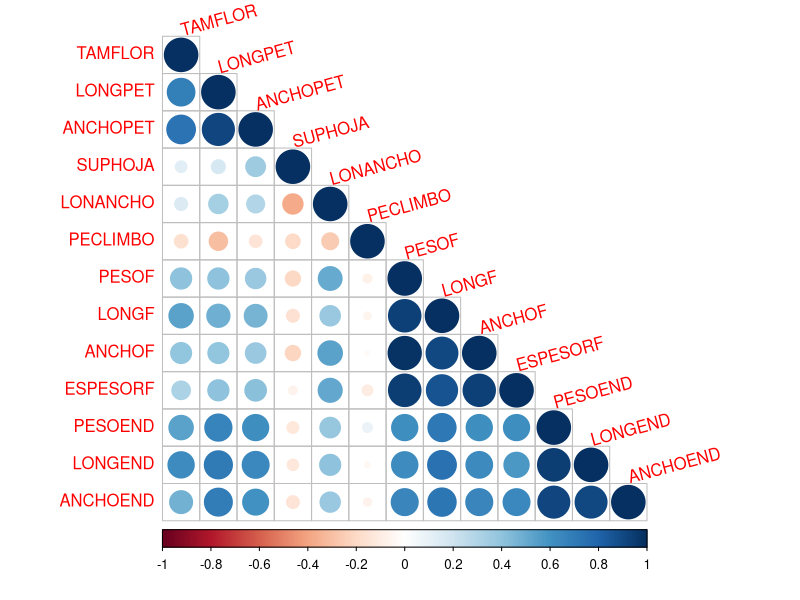
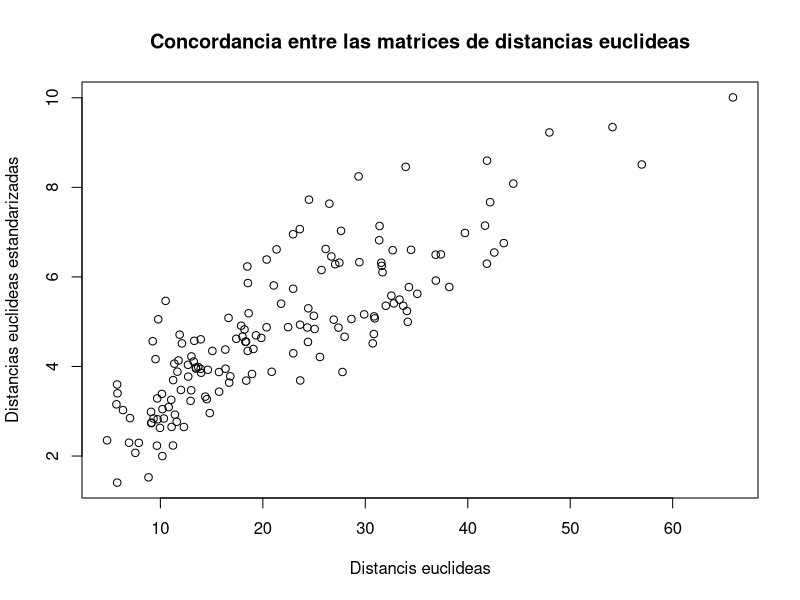
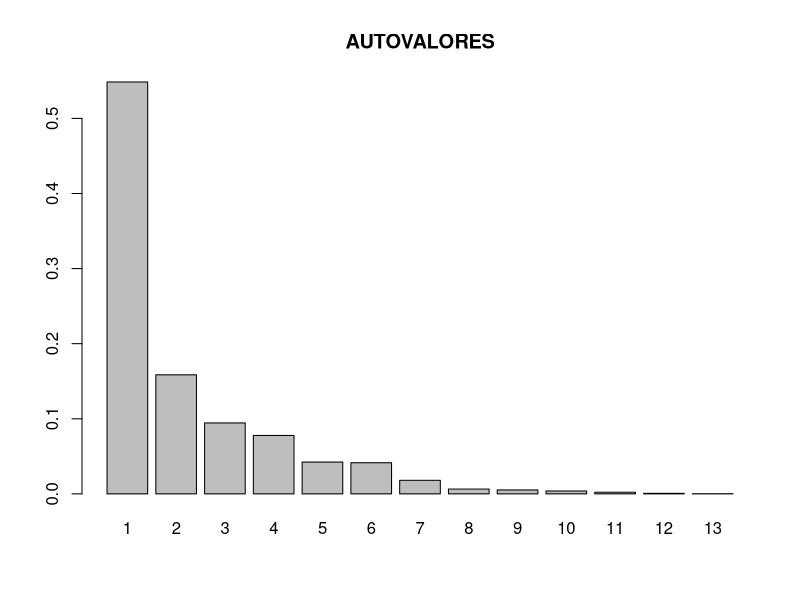
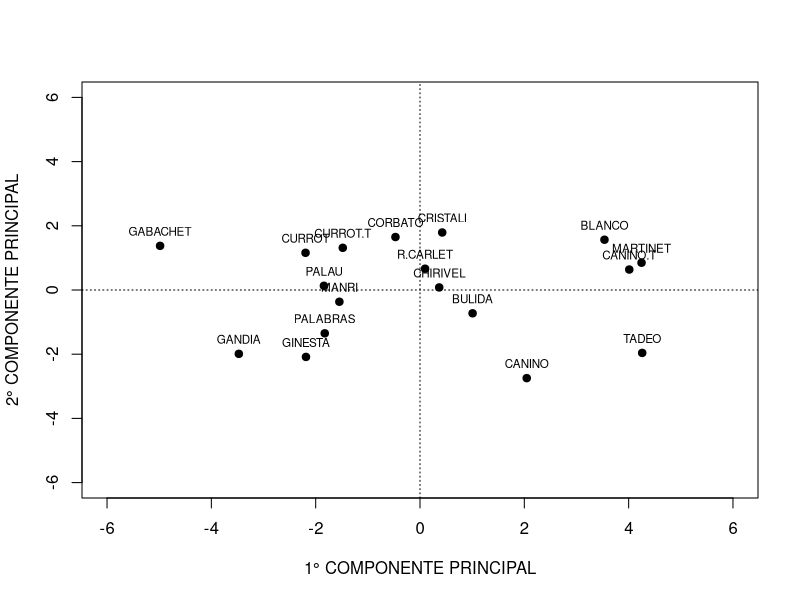
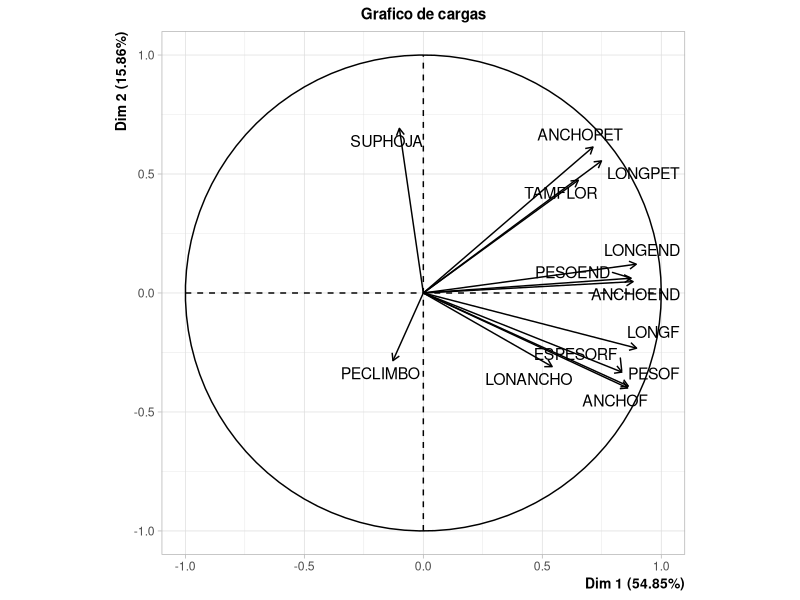
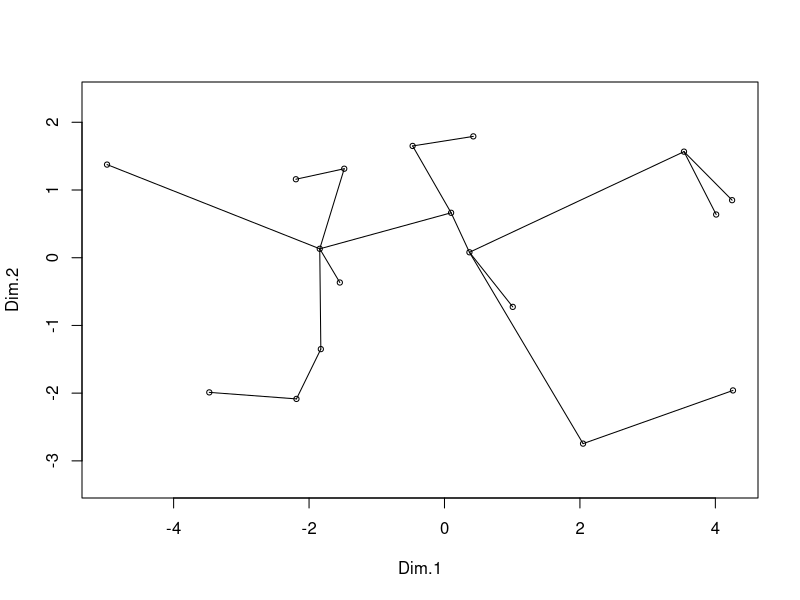
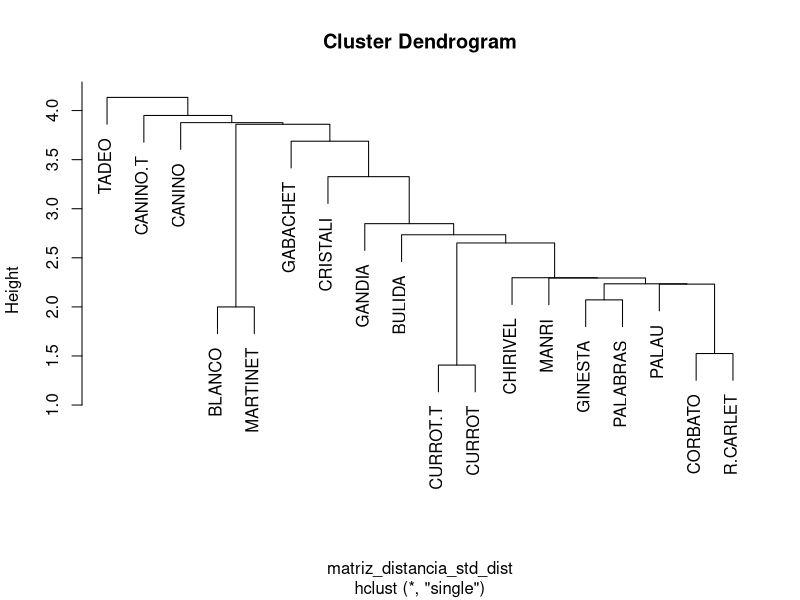
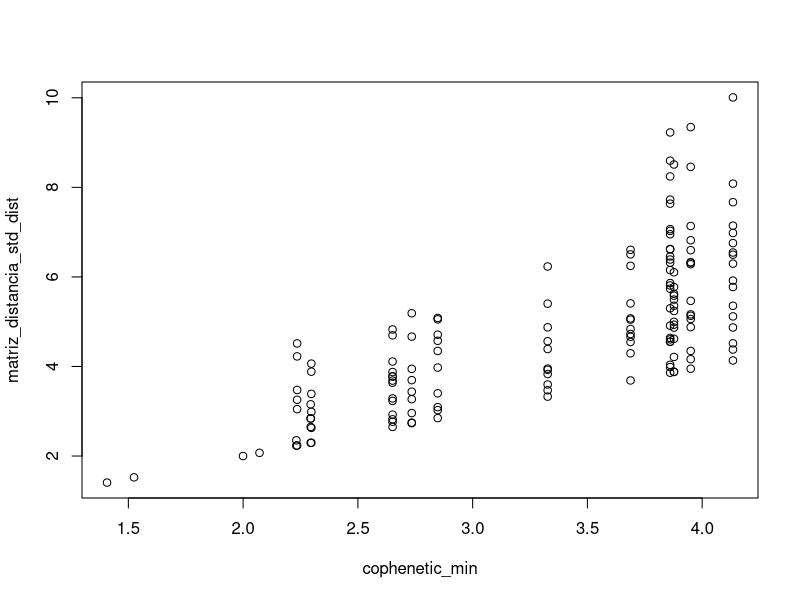

Here is the R script that generated these plots, in order:
## ---- chunk 1
knitr::opts_chunk$set(echo = TRUE, message = FALSE, warning = FALSE)
## ---- chunk 2
library(FactoMineR)
library(kableExtra)
library(tidyverse)
## ---- chunk 3
datos <- read_csv2(here::here("data", "raw", "DAMASCO.csv"))
## ---- chunk 4
glimpse(datos)
## ---- chunk 5
datos %>% 
    select(-VAR) %>% 
    summarise_all(mean) %>% 
    round(1) %>% 
    kable() %>% 
    kable_styling(font_size = 12) %>% 
    kable_classic_2()
## ---- chunk 6
datos %>% 
    select(-VAR) %>%  
    cov() %>%  
    round(1) %>% 
    kable() %>% 
    kable_styling(font_size = 12) %>% 
    kable_classic_2() 
## ---- chunk 7
datos %>% select(-VAR) %>%
    summarise_all(function(x) sd(x) / mean(x)) %>% 
    pivot_longer(cols = everything(), names_to = "VAR", values_to = "CV") %>% 
    arrange(desc(CV)) %>% 
    mutate(CV = round(CV, 1)) %>%
    kable() %>% 
    kable_styling(font_size = 12) %>% 
    kable_classic_2()
## ---- chunk 8
# No utilizamos la primer columna
datos_std = scale(datos[-1])
## ---- chunk 9
datos_std %>%
    as_tibble() %>% 
    summarise_all(function(x) sd(x, na.rm=TRUE) /  mean(x, na.rm=TRUE)) %>% 
    round(1)
## ---- chunk 10
datos %>% 
    select(-VAR) %>%
    cor() %>% 
    round(1)  %>% 
    kable() %>% 
    kable_styling(font_size = 12)%>% 
    kable_classic_2()
## ---- chunk 11
datos%>%
    select(-VAR) %>%
    cor() %>%
    corrplot::corrplot(
      method = "circle", 
      type = "lower", 
      tl.srt = 15
    )
## ---- chunk 12
dist = datos %>% 
    select(-VAR) %>% 
    data.frame()

rownames(dist) <- datos$VAR

matriz_distancia <- dist %>% 
    dist(method = "euclidean", diag = TRUE, upper = TRUE) %>% 
    as.matrix()

 matriz_distancia %>% 
    round(1) %>% 
    kable() %>% 
    kable_styling(font_size = 8) %>% 
    kable_classic_2()
## ---- chunk 13
matriz_distancia_df <- data.frame(
  "var1" = rep(colnames(matriz_distancia), each = ncol(matriz_distancia)), 
  "var2" = rep(colnames(matriz_distancia), ncol(matriz_distancia)),
  "distancia" = c(matriz_distancia)
)

matriz_distancia_df %>%
    filter(
      rep(
          1:ncol(matriz_distancia),
          each = ncol(matriz_distancia)
      ) > 
      rep(
          1:ncol(matriz_distancia),
          times = ncol(matriz_distancia)
      )
  ) %>%
  arrange(distancia) %>%
  head(3) %>%
  kable(col.names = c("Variedad 1", "Variedad 2", "Distancia")) %>% 
  kable_styling(font_size = 12, full_width = FALSE) %>% 
  kable_classic_2()
## ---- chunk 14
dist_std <- datos %>% 
    select(-VAR) %>% 
    scale() %>%
    data.frame()

rownames(dist_std) <- datos$VAR

matriz_distancia_std <- dist_std %>% 
    dist(method = "euclidean", diag = TRUE, upper = TRUE) %>% 
    as.matrix()

matriz_distancia_std %>%
    round(1) %>% 
    kable() %>% 
    kable_styling(font_size = 8) %>% 
    kable_classic_2()

## ---- chunk 15
matriz_distancia_std_df <- data.frame(
  "var1" = rep(colnames(matriz_distancia_std), each = ncol(matriz_distancia_std)), 
  "var2" = rep(colnames(matriz_distancia_std), ncol(matriz_distancia_std)),
  "distancia" = c(matriz_distancia_std)
)


matriz_distancia_std_df %>%
    filter(
      rep(
          1:ncol(matriz_distancia_std),
          each = ncol(matriz_distancia_std)
      ) > 
      rep(
          1:ncol(matriz_distancia_std),
          times = ncol(matriz_distancia_std)
      )
  ) %>%
  arrange(distancia) %>%
  head(3) %>%
  kable(col.names = c("Variedad 1", "Variedad 2", "Distancia")) %>% 
  kable_styling(font_size = 12, full_width = FALSE) %>% 
  kable_classic_2()

## ---- chunk 16
matriz_distancia_dist <- as.dist(matriz_distancia)
matriz_distancia_std_dist <- as.dist(matriz_distancia_std)
conc <- cor(matriz_distancia_dist, matriz_distancia_std_dist) %>%
      as_tibble() %>%
      round(2) %>%
      rename(CONCORDANCIA = value)
## ---- chunk 17
plot(
  matriz_distancia_dist, 
  matriz_distancia_std_dist, 
  ylab = "Distancias euclideas estandarizadas", 
  xlab = "Distancis euclideas", 
  main = "Concordancia entre las matrices de distancias euclideas"
)
## ---- chunk 18
datos_std <- data.frame(datos_std)
rownames(datos_std) <- datos$VAR

pca <- PCA(datos_std, ncp = 2, graph = FALSE)

pca$eig %>%
  data.frame() %>%
  rename(
    "Autovalores" = "eigenvalue", 
    "% varianza" = "percentage.of.variance", 
    "% varianza acumulada" = "cumulative.percentage.of.variance" 
  ) %>%
  kable() %>%
  kable_styling(full_width = FALSE) %>%
  kable_classic_2()
## ---- chunk 19
# Agregar linea que acumula.
prop_table = prop.table(pca$eig[, 1])
barplot(prop_table, main = "AUTOVALORES", names.arg = 1:nrow(pca$eig))
#lines(c(1, 13), c(0, 0.5))
## ---- chunk 20
pca$var$coord %>%
  kable() %>%
  kable_styling(full_width = FALSE) %>%
  kable_classic_2()
## ---- chunk 21
pc1 <- pca$ind$coord[, 1]
pc2 <- pca$ind$coord[, 2]
etiquetas <- rownames(pca$ind$coord)
plot(
  pc1,
  pc2, 
  ylab = "2° COMPONENTE PRINCIPAL", 
  xlab = "1° COMPONENTE PRINCIPAL", 
  xlim = c(-6, 6), 
  ylim = c(-6, 6),
  pch = 19
)
abline(h = 0, lty = 3)
abline(v = 0, lty = 3)
text(pc1, pc2, etiquetas, pos = 3, cex = 0.7)
## ---- chunk 22
plot(pca, choix = "var", title = "Grafico de cargas")
## ---- chunk 23
library(vegan)
## ---- chunk 24
mst <- spantree(matriz_distancia_std_dist)
plot(mst, pca$ind$coord)
# faltan las cp!
## ---- chunk 25
x <- as.matrix(datos_std)
cor <- cor(x)
autovalores_ <- eigen(cor)

round(autovalores_$values, 1) %>%
  kable(col.names = "AUTOVALORES") %>%
  kable_styling(full_width = FALSE) %>%
  kable_classic_2() 
## ---- chunk 26
round(autovalores_$vectors[, 1:2], 1) %>%
  kable(col.names = c("AUTOVECTOR 1", "AUTOVECTOR 2")) %>%
  kable_styling(full_width = FALSE) %>%
  kable_classic_2()
## ---- chunk 27
etiquetas <- rownames(pca$var$coord)
p <- as.matrix(autovalores_$vectors)
y <- x %*% p
colnames(y) <- etiquetas
rownames(y) <- datos$VAR

round(y, 1) %>%
  kable() %>%
  kable_classic_2()
## ---- chunk 28
dvs <- svd(x)

round(dvs$d, 1) %>%
  kable(col.names = "d")%>%
  kable_classic_2()
## ---- chunk 29
colnames(dvs$u) <- etiquetas

dvs$u %>%
  round(1) %>%
  kable() %>%
  kable_classic_2()
## ---- chunk 30
colnames(dvs$v) <- etiquetas

dvs$v %>%
  round(1) %>%
  kable() %>%
  kable_styling(full_width = FALSE) %>%
  kable_classic_2()
## ---- chunk 31
u <- dvs$u
v <- dvs$v
d <- diag(dvs$d, 13, 13)
ydvs <- u %*% d
colnames(ydvs) <- etiquetas
rownames(ydvs) <- datos$VAR

round(ydvs, 1) %>%
  kable() %>%
  kable_classic_2()
## ---- chunk 32
cluster_min <- hclust(matriz_distancia_std_dist, method = "single")
plot(cluster_min)
## ---- chunk 33
cophenetic_min = cophenetic(cluster_min)
plot(cophenetic_min, matriz_distancia_std_dist)
## ---- chunk 34
cor(cophenetic_min, matriz_distancia_std_dist)
## ---- chunk 35
cutree(cluster_min, k=6)
## ---- chunk 36
library(ape)
# usar funcion 'nj'
